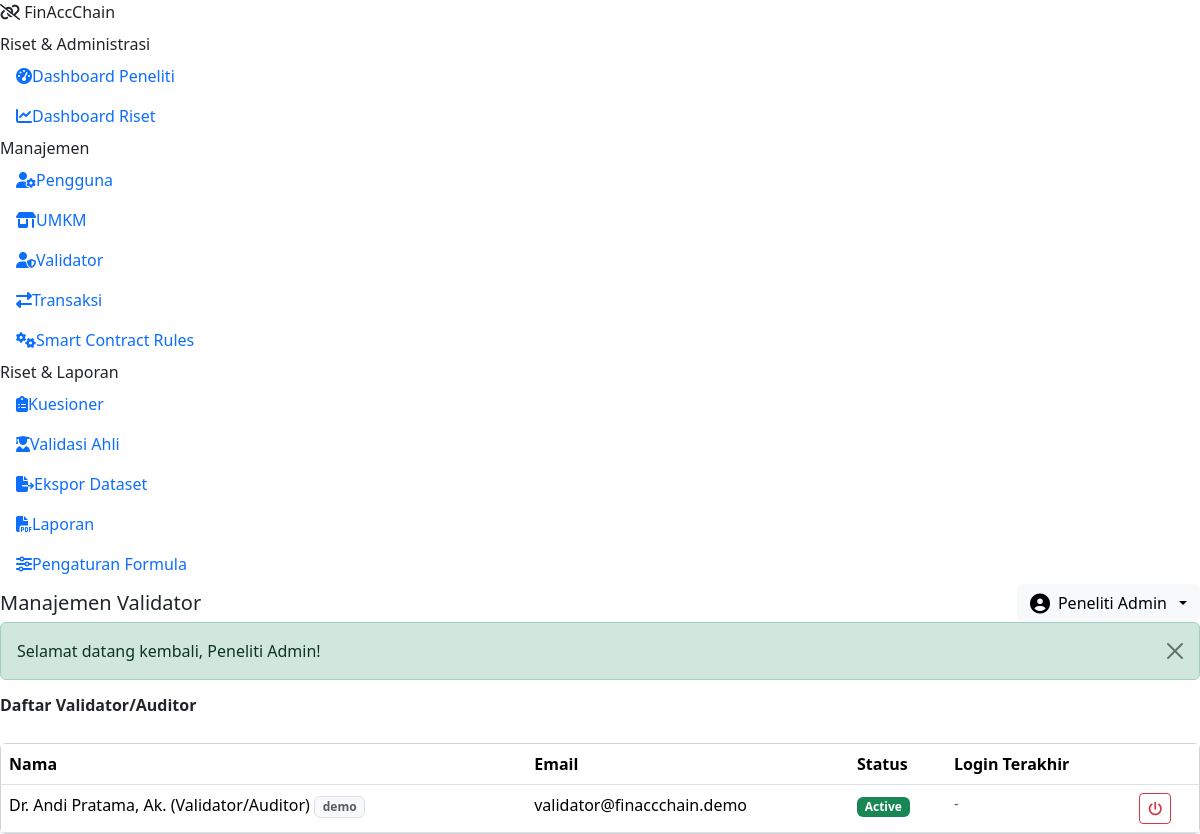
The app's page /admin/validators.php (signed in) with its own data.
### tables this page shows
CREATE TABLE users (
    id INT UNSIGNED AUTO_INCREMENT PRIMARY KEY,
    role_id INT UNSIGNED NOT NULL,
    name VARCHAR(150) NOT NULL,
    email VARCHAR(150) NOT NULL UNIQUE,
    password_hash VARCHAR(255) NOT NULL,
    is_active TINYINT(1) NOT NULL DEFAULT 1,
    is_demo TINYINT(1) NOT NULL DEFAULT 0,
    last_login_at DATETIME NULL,
    created_at DATETIME NOT NULL DEFAULT CURRENT_TIMESTAMP,
    updated_at DATETIME NOT NULL DEFAULT CURRENT_TIMESTAMP ON UPDATE CURRENT_TIMESTAMP,
    CONSTRAINT fk_users_role FOREIGN KEY (role_id) REFERENCES roles(id),
    INDEX idx_users_role (role_id)
);

### admin/validators.php (the view, shortened to what this page needs)
<?php
$db = Database::connection();
$validatorRoleId = (int) $db->query("SELECT id FROM roles WHERE code='validator'")->fetchColumn();
$list = $db->prepare('SELECT * FROM users WHERE role_id = ? ORDER BY id DESC');
$list->execute([$validatorRoleId]);
$validators = $list->fetchAll();
require __DIR__ . '/../includes/app_header.php';
?>
<div class="d-flex justify-content-between mb-3">
  <h6 class="fw-bold mb-0">Daftar Validator/Auditor</h6>
  <button class="btn btn-sm text-white" style="background:var(--fac-primary)" data-bs-toggle="modal" data-bs-target="#addV"><i class="fa-solid fa-plus me-1"></i>Tambah Validator</button>
</div>
<div class="card fac-card">
  <div class="table-responsive">
    <table class="table table-fac mb-0">
      <thead><tr><th>Nama</th><th>Email</th><th>Status</th><th>Login Terakhir</th><th></th></tr></thead>
      <tbody>
      <?php foreach ($validators as $v): ?>
        <tr>
          <td><?= e($v['name']) ?> <?= $v['is_demo'] ? '<span class="badge text-bg-light text-muted border">demo</span>' : '' ?></td>
          <td><?= e($v['email']) ?></td>
          <td><?= $v['is_active'] ? status_badge('active') : status_badge('inactive') ?></td>
          <td class="small text-muted"><?= $v['last_login_at'] ? format_datetime($v['last_login_at']) : '-' ?></td>
          <td>
            <form method="post" data-confirm="Ubah status validator ini?">
              <button class="btn btn-sm btn-outline-<?= $v['is_active']?'danger':'success' ?>"><i class="fa-solid fa-power-off"></i></button>
            </form>
          </td>
        </tr>
      <?php endforeach; ?>
      </tbody>
    </table>
  </div>
</div>
<?php require __DIR__ . '/../includes/app_footer.php'; ?>

### core/helpers.php (shortened to what this page needs)
<?php
function e(?string $value): string
{
    return htmlspecialchars((string) $value, ENT_QUOTES, 'UTF-8');
}
function status_badge(string $status): string
{
    $map = [
        'draft' => 'secondary',
        'pending' => 'warning',
        'validated' => 'info',
        'rejected' => 'danger',
        'recorded' => 'success',
        'reversed' => 'dark',
        'pass' => 'success',
        'fail' => 'danger',
        'warning' => 'warning',
        'success' => 'success',
        'failed' => 'danger',
        'active' => 'success',
        'inactive' => 'secondary',
        'suspended' => 'danger',
    ];
    $color = $map[$status] ?? 'secondary';
    $label = ucwords(str_replace('_', ' ', $status));
    return '<span class="badge text-bg-' . $color . '">' . e($label) . '</span>';
}

### records on screen
users: name "Dr. Andi Pratama, Ak. (Validator/Auditor)", is_demo "demo", email "validator@finaccchain.demo"

### other values on screen
APP_NAME "FinAccChain"
$label "Dashboard Peneliti Dashboard Riset Pengguna UMKM Validator Transaksi Smart Contract Rules Kuesioner Validasi Ahli Ekspor Dataset Laporan Pengaturan Formula"
$pageTitle "Manajemen Validator"
$u['name'] "Peneliti Admin"
$f['message'] "Selamat datang kembali, Peneliti Admin!"
